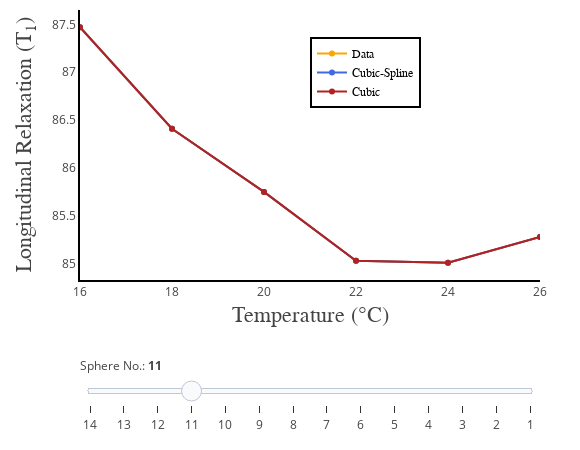

Notebook cell for this chart:
### Code cell
#DATA

def temperature_correction(input_temperature):
    #Dictionary of data
    phantom_v2 = {
        '14': {'16': '21.94', '18': '21.62','20': '21.44', '22': '21.28', '24': '21.26', '26': '21.31'},
        '13': {'16': '31.05', '18': '30.65','20': '30.40', '22': '30.27', '24': '30.25', '26': '30.31'},
        '12': {'16': '43.79', '18': '43.24','20': '42.89', '22': '42.72', '24': '42.70', '26': '42.80'},
        '11': {'16': '61.49', '18': '60.70','20': '60.21', '22': '59.97', '24': '60.00', '26': '60.17'},
        '10': {'16': '87.47', '18': '86.41','20': '85.75', '22': '85.03', '24': '85.01', '26': '85.28'},
        '9': {'16': '122.99', '18': '121.79','20': '121.08', '22': '120.80', '24': '120.90', '26': '121.34'},
        '8': {'16': '177.68', '18': '175.94','20': '174.95', '22': '174.59', '24': '174.78', '26': '175.48'},
        '7': {'16': '243.77', '18': '241.84','20': '240.86', '22': '240.75', '24': '241.31', '26': '242.45'},
        '6': {'16': '343.00', '18': '341.53','20': '341.58', '22': '342.58', '24': '344.23', '26': '346.67'},
        '5': {'16': '483.91', '18': '482.91','20': '484.97', '22': '486.92', '24': '490.24', '26': '494.55'},
        '4': {'16': '675.07', '18': '686.88','20': '690.08', '22': '695.01', '24': '701.06', '26': '709.48'},
        '3': {'16': '950.71', '18': '963.56','20': '987.27', '22': '1000.81', '24': '1015.70', '26': '1030.78'},
        '2': {'16': '1274.07', '18': '1317.71','20': '1330.16', '22': '1355.29', '24': '1367.79', '26': '1395.94'},
        '1': {'16': '1766.68', '18': '1830.34','20': '1883.97', '22': '1937.34', '24': '1987.50', '26': '2066.95'}
        };
    
    ##Get keys and values of dictionary to construct a 2D array##
    #Get dictionary keys as lists
    sphere = list(phantom_v2.keys());
    temperature = list(phantom_v2['1'].keys());

    #Define array (data2fit) to store data to be fitted
    data2fit = np.empty([len(temperature),len(sphere)+1]);
    #Fill data2fit array
    row = 0;
    for i in temperature:
        row = row + 1;
        data2fit[row-1,0] = int(i);
        for j in sphere:
            T1_value = float(phantom_v2[j][i]);
            data2fit[row-1,int(j)] = T1_value;
    
    ##Code for Temperature Correction: Interpolation##
    cs_estimatedT1_values = np.empty([len(input_temperature),len(sphere)]);
    cs_outDic_T1values = {};
    
    c_estimatedT1_values = np.empty([len(input_temperature),len(sphere)]);
    c_outDic_T1values = {};
    #Interpolations
    for k in range(len(sphere)):
        for l in range(len(input_temperature)):
            f_cubicSpline = interpolate.splrep(data2fit[:,0], data2fit[:,k+1]);
            #input_temperature2 = input_temperature[l];
            cs_estimatedT1_values[l,k] = interpolate.splev(input_temperature[l],f_cubicSpline);
            cs_outDic_T1values[l,k+1] = cs_estimatedT1_values[l,k];
        
            f_cubic = interpolate.interp1d(data2fit[:,0], data2fit[:,k+1], kind='cubic');
            c_estimatedT1_values[l,k] = f_cubic(input_temperature[l]);
            c_outDic_T1values[l,k+1] = c_estimatedT1_values[l,k];
    
    #Interpolation of data for Sphere No. 1 only
    #plt.plot(data2fit[:,0], data2fit[:,1], 'o')
    #plt.plot(data2fit[:,0], cs_estimatedT1_values[:,0], '--');
    #plt.plot(data2fit[:,0], c_estimatedT1_values[:,0], '-*');
    #plt.legend(['data', 'cubic-spline', 'cubic'], loc='best');
    #plt.title('Interpolation: Sphere No. 1');
    #plt.xlabel('Temperature (°C)');
    #plt.ylabel('T1 value (ms)')
    #plt.show()
    
# PLOTS
    init_notebook_mode(connected=True)
    cs_estimatedT1_values = np.transpose(cs_estimatedT1_values)
    c_estimatedT1_values = np.transpose(c_estimatedT1_values)
    original_data = np.transpose(data2fit)
    original_data = np.delete(original_data, 0, 0)
    
    data1 = [dict(
        visible = False,
        line=dict(color='orange'),
        x = temperature,
        y = abs(original_data[13-ii]),
        name = 'Data',
        text = 'Data)',
        hoverinfo = 'x+y+text') for ii in range(len(sphere))]

    data1[4]['visible'] = True
    
    data2 = [dict(
        visible = False,
        line=dict(color='royalblue'),
        x = input_temperature,
        y = abs(cs_estimatedT1_values[13-ii]),
        name = 'Cubic-Spline',
        text = 'Cubic-Spline',
        hoverinfo = 'x+y+text') for ii in range(len(sphere))]

    data2[4]['visible'] = True

    data3 = [dict(
        visible = False,
        line=dict(color='firebrick'),
        x = temperature,
        y = abs(c_estimatedT1_values[13-ii]),
        name = 'Cubic',
        text = 'Cubic)',
        hoverinfo = 'x+y+text') for ii in range(len(sphere))]

    data3[4]['visible'] = True

    data = data1 + data2 + data3

    steps = []
    for i in range(len(np.asarray(sphere))):
        step = dict(
            method = 'restyle',  
            args = ['visible', [False] * len(data2)],
            label = str(np.asarray(sphere)[i])
            )
        step['args'][1][i] = True # Toggle i'th trace to "visible"
        steps.append(step)

    sliders=[
        dict(
            x = 0,
            y = -0.09,
            active = 3,
            currentvalue = {"prefix": "Sphere No.: <b>"},
            pad = {"t": 50, "b": 10},
            steps = steps)]

    layout = go.Layout(
        width=580,
        height=450,
        margin=go.layout.Margin(
            l=80,
            r=40,
            b=60,
            t=10,
        ),
        annotations=[
            dict(
                x=0.5004254919715793,
                y=-0.18,
                showarrow=False,
                text='Temperature (°C)',
                font=dict(
                    family='Times New Roman',
                    size=22
                ),
                xref='paper',
                yref='paper'
            ),
            dict(
                x=-0.15,
                y=0.5,
                showarrow=False,
                text='Longitudinal Relaxation (T<sub>1</sub>)',
                font=dict(
                    family='Times New Roman',
                    size=22
                ),
                textangle=-90,
                xref='paper',
                yref='paper'
            ),
        ],
        xaxis=dict(
            autorange=False,
            range=[16, temperature[-1]],
            showgrid=False,
            linecolor='black',
            linewidth=2
        ),
        yaxis=dict(
            autorange=True,
            showgrid=False,
            linecolor='black',
            linewidth=2
        ),
        legend=dict(
            x=0.5,
            y=0.9,
            traceorder='normal',
            font=dict(
                family='Times New Roman',
                size=12,
                color='#000'
            ),
            bordercolor='#000000',
            borderwidth=2
        ), 
        sliders=sliders
    )

    fig = dict(data=data, layout=layout)

    iplot(fig, filename = 'basic-line', config = config)
        
    return cs_outDic_T1values, cs_estimatedT1_values, c_outDic_T1values, c_estimatedT1_values, temperature, sphere;


temperature_correction(np.arange(16,28,2));

### Figure 1 — Plotly figure (JSON) as saved in the notebook; plotly's stock layout.template omitted (floating-point values rounded to 4 significant figures)
{"data": [{"hoverinfo": "x+y+text", "line": {"color": "orange"}, "name": "Data", "text": "Data)", "type": "scatter", "uid": "7d7b01d6-126e-4a33-b4be-b7e5b834e152", "visible": false, "x": ["16", "18", "20", "22", "24", "26"], "y": [21.94, 21.62, 21.44, 21.28, 21.26, 21.31]}, {"hoverinfo": "x+y+text", "line": {"color": "orange"}, "name": "Data", "text": "Data)", "type": "scatter", "uid": "a616a179-be0a-4d05-8887-dade1572b888", "visible": false, "x": ["16", "18", "20", "22", "24", "26"], "y": [31.05, 30.65, 30.4, 30.27, 30.25, 30.31]}, {"hoverinfo": "x+y+text", "line": {"color": "orange"}, "name": "Data", "text": "Data)", "type": "scatter", "uid": "76fddd67-dcb0-4adf-9eef-c4a9d89e7741", "visible": false, "x": ["16", "18", "20", "22", "24", "26"], "y": [43.79, 43.24, 42.89, 42.72, 42.7, 42.8]}, {"hoverinfo": "x+y+text", "line": {"color": "orange"}, "name": "Data", "text": "Data)", "type": "scatter", "uid": "69037595-1da0-4eb2-868b-cd3de68aa9e1", "visible": false, "x": ["16", "18", "20", "22", "24", "26"], "y": [61.49, 60.7, 60.21, 59.97, 60, 60.17]}, {"hoverinfo": "x+y+text", "line": {"color": "orange"}, "name": "Data", "text": "Data)", "type": "scatter", "uid": "b52bb039-e601-4dcd-94be-7612aa43e572", "visible": true, "x": ["16", "18", "20", "22", "24", "26"], "y": [87.47, 86.41, 85.75, 85.03, 85.01, 85.28]}, {"hoverinfo": "x+y+text", "line": {"color": "orange"}, "name": "Data", "text": "Data)", "type": "scatter", "uid": "3400b1e9-9429-4706-85a3-c23b01720174", "visible": false, "x": ["16", "18", "20", "22", "24", "26"], "y": [123.0, 121.8, 121.1, 120.8, 120.9, 121.3]}, {"hoverinfo": "x+y+text", "line": {"color": "orange"}, "name": "Data", "text": "Data)", "type": "scatter", "uid": "7156c5d4-ccae-45c0-8b05-318e15254f91", "visible": false, "x": ["16", "18", "20", "22", "24", "26"], "y": [177.7, 175.9, 174.9, 174.6, 174.8, 175.5]}, {"hoverinfo": "x+y+text", "line": {"color": "orange"}, "name": "Data", "text": "Data)", "type": "scatter", "uid": "f48ede04-dd39-4257-884f-3720071535aa", "visible": false, "x": ["16", "18", "20", "22", "24", "26"], "y": [243.8, 241.8, 240.9, 240.8, 241.3, 242.4]}, {"hoverinfo": "x+y+text", "line": {"color": "orange"}, "name": "Data", "text": "Data)", "type": "scatter", "uid": "17f97c21-73d9-4bd3-893a-3ff3cccacf81", "visible": false, "x": ["16", "18", "20", "22", "24", "26"], "y": [343, 341.5, 341.6, 342.6, 344.2, 346.7]}, {"hoverinfo": "x+y+text", "line": {"color": "orange"}, "name": "Data", "text": "Data)", "type": "scatter", "uid": "d51da458-98bc-4d10-99dd-ea4696fc8186", "visible": false, "x": ["16", "18", "20", "22", "24", "26"], "y": [483.9, 482.9, 485.0, 486.9, 490.2, 494.6]}, {"hoverinfo": "x+y+text", "line": {"color": "orange"}, "name": "Data", "text": "Data)", "type": "scatter", "uid": "91b23514-2af5-41db-af65-bcbe9afd42cc", "visible": false, "x": ["16", "18", "20", "22", "24", "26"], "y": [675.1, 686.9, 690.1, 695.0, 701.1, 709.5]}, {"hoverinfo": "x+y+text", "line": {"color": "orange"}, "name": "Data", "text": "Data)", "type": "scatter", "uid": "5b7f9e55-5d52-4e00-aaf9-02f5d0274527", "visible": false, "x": ["16", "18", "20", "22", "24", "26"], "y": [950.7, 963.6, 987.3, 1001.0, 1016.0, 1031.0]}, {"hoverinfo": "x+y+text", "line": {"color": "orange"}, "name": "Data", "text": "Data)", "type": "scatter", "uid": "73dade7e-f2a6-4c4d-a6a9-f45916178069", "visible": false, "x": ["16", "18", "20", "22", "24", "26"], "y": [1274.0, 1318.0, 1330.0, 1355.0, 1368.0, 1396.0]}, {"hoverinfo": "x+y+text", "line": {"color": "orange"}, "name": "Data", "text": "Data)", "type": "scatter", "uid": "cc1aa7ea-9a4f-42df-b809-b3f5987cd029", "visible": false, "x": ["16", "18", "20", "22", "24", "26"], "y": [1767.0, 1830.0, 1884.0, 1937.0, 1988.0, 2067.0]}, {"hoverinfo": "x+y+text", "line": {"color": "royalblue"}, "name": "Cubic-Spline", "text": "Cubic-Spline", "type": "scatter", "uid": "9ba0582c-66fc-4fbf-adf5-e0d68b2eb1fe", "visible": false, "x": [16, 18, 20, 22, 24, 26], "y": [21.94, 21.62, 21.44, 21.28, 21.26, 21.31]}, {"hoverinfo": "x+y+text", "line": {"color": "royalblue"}, "name": "Cubic-Spline", "text": "Cubic-Spline", "type": "scatter", "uid": "a8b814be-08bd-46bf-a071-666a0b305522", "visible": false, "x": [16, 18, 20, 22, 24, 26], "y": [31.05, 30.65, 30.4, 30.27, 30.25, 30.31]}, {"hoverinfo": "x+y+text", "line": {"color": "royalblue"}, "name": "Cubic-Spline", "text": "Cubic-Spline", "type": "scatter", "uid": "f8eae196-16e8-4ef1-8453-c3f1bc3a875c", "visible": false, "x": [16, 18, 20, 22, 24, 26], "y": [43.79, 43.24, 42.89, 42.72, 42.7, 42.8]}, {"hoverinfo": "x+y+text", "line": {"color": "royalblue"}, "name": "Cubic-Spline", "text": "Cubic-Spline", "type": "scatter", "uid": "b23dd204-4957-4487-a86b-707c000569c7", "visible": false, "x": [16, 18, 20, 22, 24, 26], "y": [61.49, 60.7, 60.21, 59.97, 60.0, 60.17]}, {"hoverinfo": "x+y+text", "line": {"color": "royalblue"}, "name": "Cubic-Spline", "text": "Cubic-Spline", "type": "scatter", "uid": "6009eed0-9084-4fa8-9fdc-0b01d3043e72", "visible": true, "x": [16, 18, 20, 22, 24, 26], "y": [87.47, 86.41, 85.75, 85.03, 85.01, 85.28]}, {"hoverinfo": "x+y+text", "line": {"color": "royalblue"}, "name": "Cubic-Spline", "text": "Cubic-Spline", "type": "scatter", "uid": "ad5b63e9-2352-4058-bbcf-e01466197fb4", "visible": false, "x": [16, 18, 20, 22, 24, 26], "y": [123.0, 121.8, 121.1, 120.8, 120.9, 121.3]}, {"hoverinfo": "x+y+text", "line": {"color": "royalblue"}, "name": "Cubic-Spline", "text": "Cubic-Spline", "type": "scatter", "uid": "ca4bd1c2-0e99-408a-890a-80765f2aff68", "visible": false, "x": [16, 18, 20, 22, 24, 26], "y": [177.7, 175.9, 174.9, 174.6, 174.8, 175.5]}, {"hoverinfo": "x+y+text", "line": {"color": "royalblue"}, "name": "Cubic-Spline", "text": "Cubic-Spline", "type": "scatter", "uid": "e188764a-afad-48d7-8ec3-63d69d10b987", "visible": false, "x": [16, 18, 20, 22, 24, 26], "y": [243.8, 241.8, 240.9, 240.7, 241.3, 242.4]}, {"hoverinfo": "x+y+text", "line": {"color": "royalblue"}, "name": "Cubic-Spline", "text": "Cubic-Spline", "type": "scatter", "uid": "59f6fea2-9c34-4c97-947a-1f295cc9569f", "visible": false, "x": [16, 18, 20, 22, 24, 26], "y": [343.0, 341.5, 341.6, 342.6, 344.2, 346.7]}, {"hoverinfo": "x+y+text", "line": {"color": "royalblue"}, "name": "Cubic-Spline", "text": "Cubic-Spline", "type": "scatter", "uid": "cf60c0f2-cd6e-476d-97b4-b50447cc4e05", "visible": false, "x": [16, 18, 20, 22, 24, 26], "y": [483.9, 482.9, 485.0, 486.9, 490.2, 494.6]}, {"hoverinfo": "x+y+text", "line": {"color": "royalblue"}, "name": "Cubic-Spline", "text": "Cubic-Spline", "type": "scatter", "uid": "506cf04f-ca94-44fb-91c7-2bd18d32f916", "visible": false, "x": [16, 18, 20, 22, 24, 26], "y": [675.1, 686.9, 690.1, 695.0, 701.1, 709.5]}, {"hoverinfo": "x+y+text", "line": {"color": "royalblue"}, "name": "Cubic-Spline", "text": "Cubic-Spline", "type": "scatter", "uid": "e00da5c6-245a-4df7-a654-8c83751f74ee", "visible": false, "x": [16, 18, 20, 22, 24, 26], "y": [950.7, 963.6, 987.3, 1001.0, 1016.0, 1031.0]}, {"hoverinfo": "x+y+text", "line": {"color": "royalblue"}, "name": "Cubic-Spline", "text": "Cubic-Spline", "type": "scatter", "uid": "28c42da3-e419-41ec-94ae-d3276e4302de", "visible": false, "x": [16, 18, 20, 22, 24, 26], "y": [1274.0, 1318.0, 1330.0, 1355.0, 1368.0, 1396.0]}, {"hoverinfo": "x+y+text", "line": {"color": "royalblue"}, "name": "Cubic-Spline", "text": "Cubic-Spline", "type": "scatter", "uid": "fbfa831f-3619-4131-a952-bec73ebc4f01", "visible": false, "x": [16, 18, 20, 22, 24, 26], "y": [1767.0, 1830.0, 1884.0, 1937.0, 1988.0, 2067.0]}, {"hoverinfo": "x+y+text", "line": {"color": "firebrick"}, "name": "Cubic", "text": "Cubic)", "type": "scatter", "uid": "6d18aa98-a823-4ecb-a678-2bd262bce042", "visible": false, "x": ["16", "18", "20", "22", "24", "26"], "y": [21.94, 21.62, 21.44, 21.28, 21.26, 21.31]}, {"hoverinfo": "x+y+text", "line": {"color": "firebrick"}, "name": "Cubic", "text": "Cubic)", "type": "scatter", "uid": "d705a849-0d39-4bc1-bccc-b82dc0f92db1", "visible": false, "x": ["16", "18", "20", "22", "24", "26"], "y": [31.05, 30.65, 30.4, 30.27, 30.25, 30.31]}, {"hoverinfo": "x+y+text", "line": {"color": "firebrick"}, "name": "Cubic", "text": "Cubic)", "type": "scatter", "uid": "9df7d70b-79ad-472f-bc83-47dea9e55043", "visible": false, "x": ["16", "18", "20", "22", "24", "26"], "y": [43.79, 43.24, 42.89, 42.72, 42.7, 42.8]}, {"hoverinfo": "x+y+text", "line": {"color": "firebrick"}, "name": "Cubic", "text": "Cubic)", "type": "scatter", "uid": "8a243b03-f3e8-451b-9461-ee1d2baa3df9", "visible": false, "x": ["16", "18", "20", "22", "24", "26"], "y": [61.49, 60.7, 60.21, 59.97, 60, 60.17]}, {"hoverinfo": "x+y+text", "line": {"color": "firebrick"}, "name": "Cubic", "text": "Cubic)", "type": "scatter", "uid": "28bd9994-e87c-4291-93a9-24ba6f5f1b17", "visible": true, "x": ["16", "18", "20", "22", "24", "26"], "y": [87.47, 86.41, 85.75, 85.03, 85.01, 85.28]}, {"hoverinfo": "x+y+text", "line": {"color": "firebrick"}, "name": "Cubic", "text": "Cubic)", "type": "scatter", "uid": "c14161c3-6e4c-441e-a18f-9c1a070e3d0a", "visible": false, "x": ["16", "18", "20", "22", "24", "26"], "y": [123.0, 121.8, 121.1, 120.8, 120.9, 121.3]}, {"hoverinfo": "x+y+text", "line": {"color": "firebrick"}, "name": "Cubic", "text": "Cubic)", "type": "scatter", "uid": "8fbb6095-6b87-4b6f-8102-852c076eaf17", "visible": false, "x": ["16", "18", "20", "22", "24", "26"], "y": [177.7, 175.9, 174.9, 174.6, 174.8, 175.5]}, {"hoverinfo": "x+y+text", "line": {"color": "firebrick"}, "name": "Cubic", "text": "Cubic)", "type": "scatter", "uid": "64482493-06ee-43d5-bf58-bb99a2f7d009", "visible": false, "x": ["16", "18", "20", "22", "24", "26"], "y": [243.8, 241.8, 240.9, 240.8, 241.3, 242.4]}, {"hoverinfo": "x+y+text", "line": {"color": "firebrick"}, "name": "Cubic", "text": "Cubic)", "type": "scatter", "uid": "f7e198eb-e32d-44ab-8ce1-94ee6b5d1634", "visible": false, "x": ["16", "18", "20", "22", "24", "26"], "y": [343, 341.5, 341.6, 342.6, 344.2, 346.7]}, {"hoverinfo": "x+y+text", "line": {"color": "firebrick"}, "name": "Cubic", "text": "Cubic)", "type": "scatter", "uid": "54ca71f4-ccbe-456c-a920-265419472f74", "visible": false, "x": ["16", "18", "20", "22", "24", "26"], "y": [483.9, 482.9, 485.0, 486.9, 490.2, 494.6]}, {"hoverinfo": "x+y+text", "line": {"color": "firebrick"}, "name": "Cubic", "text": "Cubic)", "type": "scatter", "uid": "c8292475-8fd6-460b-af35-57043ae49fa1", "visible": false, "x": ["16", "18", "20", "22", "24", "26"], "y": [675.1, 686.9, 690.1, 695.0, 701.1, 709.5]}, {"hoverinfo": "x+y+text", "line": {"color": "firebrick"}, "name": "Cubic", "text": "Cubic)", "type": "scatter", "uid": "d53a1868-a009-47a4-9022-fa830f539d37", "visible": false, "x": ["16", "18", "20", "22", "24", "26"], "y": [950.7, 963.6, 987.3, 1001.0, 1016.0, 1031.0]}, {"hoverinfo": "x+y+text", "line": {"color": "firebrick"}, "name": "Cubic", "text": "Cubic)", "type": "scatter", "uid": "0e54ab36-eb45-4be8-adcd-d12d5b0c7778", "visible": false, "x": ["16", "18", "20", "22", "24", "26"], "y": [1274.0, 1318.0, 1330.0, 1355.0, 1368.0, 1396.0]}, {"hoverinfo": "x+y+text", "line": {"color": "firebrick"}, "name": "Cubic", "text": "Cubic)", "type": "scatter", "uid": "d0a2620b-3cc2-44b7-aacb-cb47083c4891", "visible": false, "x": ["16", "18", "20", "22", "24", "26"], "y": [1767.0, 1830.0, 1884.0, 1937.0, 1988.0, 2067.0]}], "layout": {"annotations": [{"font": {"family": "Times New Roman", "size": 22}, "showarrow": false, "text": "Temperature (°C)", "x": 0.5004, "xref": "paper", "y": -0.18, "yref": "paper"}, {"font": {"family": "Times New Roman", "size": 22}, "showarrow": false, "text": "Longitudinal Relaxation (T<sub>1</sub>)", "textangle": -90, "x": -0.15, "xref": "paper", "y": 0.5, "yref": "paper"}], "height": 450, "legend": {"bordercolor": "#000000", "borderwidth": 2, "font": {"color": "#000", "family": "Times New Roman", "size": 12}, "traceorder": "normal", "x": 0.5, "y": 0.9}, "margin": {"b": 60, "l": 80, "r": 40, "t": 10}, "sliders": [{"active": 3, "currentvalue": {"prefix": "Sphere No.: <b>"}, "pad": {"b": 10, "t": 50}, "steps": [{"args": ["visible", [true, false, false, false, false, false, false, false, false, false, false, false, false, false]], "label": "14", "method": "restyle"}, {"args": ["visible", [false, true, false, false, false, false, false, false, false, false, false, false, false, false]], "label": "13", "method": "restyle"}, {"args": ["visible", [false, false, true, false, false, false, false, false, false, false, false, false, false, false]], "label": "12", "method": "restyle"}, {"args": ["visible", [false, false, false, true, false, false, false, false, false, false, false, false, false, false]], "label": "11", "method": "restyle"}, {"args": ["visible", [false, false, false, false, true, false, false, false, false, false, false, false, false, false]], "label": "10", "method": "restyle"}, {"args": ["visible", [false, false, false, false, false, true, false, false, false, false, false, false, false, false]], "label": "9", "method": "restyle"}, {"args": ["visible", [false, false, false, false, false, false, true, false, false, false, false, false, false, false]], "label": "8", "method": "restyle"}, {"args": ["visible", [false, false, false, false, false, false, false, true, false, false, false, false, false, false]], "label": "7", "method": "restyle"}, {"args": ["visible", [false, false, false, false, false, false, false, false, true, false, false, false, false, false]], "label": "6", "method": "restyle"}, {"args": ["visible", [false, false, false, false, false, false, false, false, false, true, false, false, false, false]], "label": "5", "method": "restyle"}, {"args": ["visible", [false, false, false, false, false, false, false, false, false, false, true, false, false, false]], "label": "4", "method": "restyle"}, {"args": ["visible", [false, false, false, false, false, false, false, false, false, false, false, true, false, false]], "label": "3", "method": "restyle"}, {"args": ["visible", [false, false, false, false, false, false, false, false, false, false, false, false, true, false]], "label": "2", "method": "restyle"}, {"args": ["visible", [false, false, false, false, false, false, false, false, false, false, false, false, false, true]], "label": "1", "method": "restyle"}], "x": 0, "y": -0.09}], "width": 580, "xaxis": {"autorange": false, "linecolor": "black", "linewidth": 2, "range": [16, "26"], "showgrid": false}, "yaxis": {"autorange": true, "linecolor": "black", "linewidth": 2, "showgrid": false}}}
